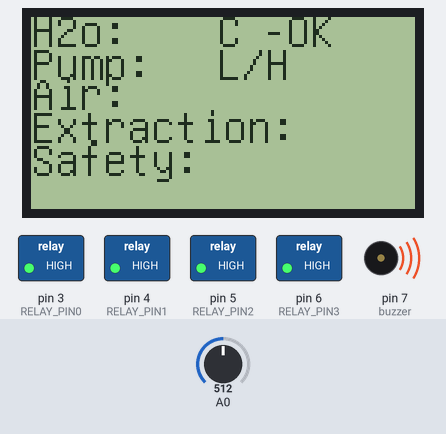
The sketch below on a simulated Arduino Uno, built with avr-gcc and run on an emulated ATmega328P. Shown: 128×64 one-colour display, switched loads named in the sketch (green lamp = pin HIGH), buzzer (waves = sounding). The inputs (shaded band) are chosen by the test bench; at power-on: A0 = 512. What the sketch prints to the serial monitor is not drawn.

Above: at 3.2 s.
3.3 s: A0 set to 505
At 4.0 s:
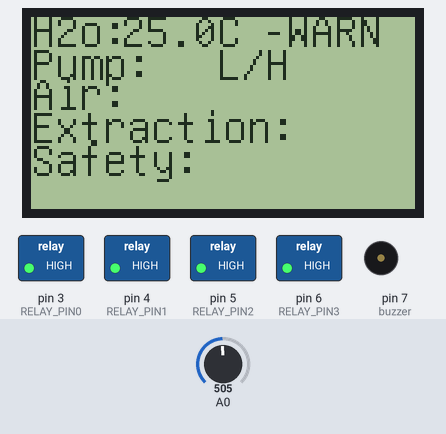
6.1 s: A0 set to 716
At 8.1 s:
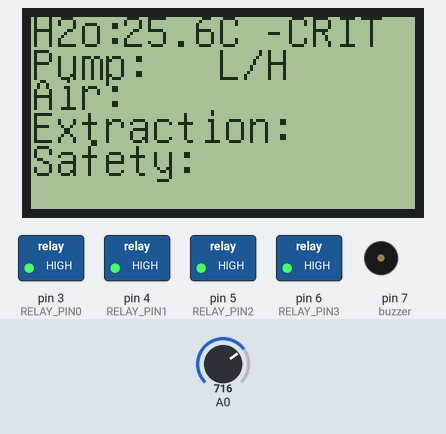
9.2 s: A0 set to 511
At 10.2 s:
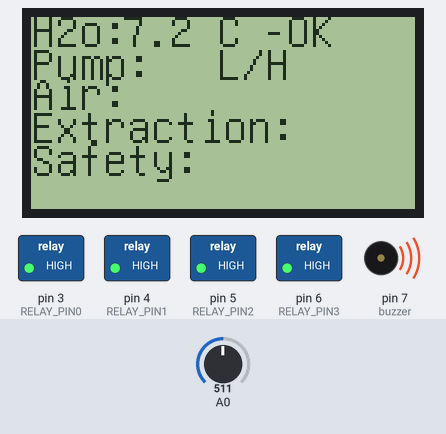
Timing chart, 0 to 23.1 s (numbered marks = the images above; inputs shaded):
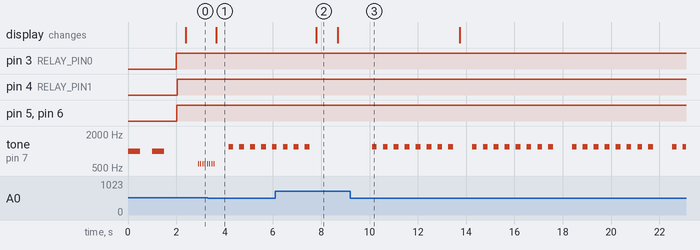

Measured:
- the behaviour switches between 512 and 511 on A0 (found by bisection; images 0 and 1)
- after the input at 6.1 s, tone on pin 7 (buzzer): goes on until 7.5 s, then stays silent
- after the input at 9.2 s, tone on pin 7 (buzzer): silent → 1200 Hz after 0.91 s, then repeats every 4.1 s: 7 × (silent 0.25 s, 1200 Hz 0.20 s), silent 0.78 s, 1200 Hz 0.20 s
- by itself, tone on pin 7 (buzzer): plays 600 Hz for 0.02 s, 600 Hz for 0.02 s, 600 Hz for 0.02 s, 1200 Hz for 0.20 s, 1200 Hz for 0.20 s, 1200 Hz for 0.20 s … (8 notes in this stretch)
- what the display in image 2 shows lasts 0.9 s, from 7.8 s to 8.7 s

The sketch:

LaserArduinoDisplay.ino
```cpp
#include "U8glib.h"
U8GLIB_ST7920_128X64_1X u8g(13,11,10);	// SPI Com: SCK = en = 18, MOSI = rw = 16, CS = di = 17
//These values are in the datasheet
#define RT0 10000   // Ω
#define B 3977      // K
//--------------------------------------
const int RELAY_PIN0 = 3;
const int RELAY_PIN1 = 4;
const int RELAY_PIN2 = 5;
const int RELAY_PIN3 = 6;
const int buzzer = 7;
#define VCC 5    //Supply voltage
#define R 10000  //R=10KΩ

//Variables
float RT, VR, ln, TX, T0, VRT;
int loopcheck = 0;
int loopcheckmax = 750;
unsigned int len;
unsigned char tcheck;
static char temp[15];


void setup(void) {
  // flip screen, if required
  Serial.begin(9600);
  u8g.setRot180();
  T0 = 25 + 273.15;
  pinMode(RELAY_PIN0, OUTPUT);
  pinMode(RELAY_PIN1, OUTPUT);
  pinMode(RELAY_PIN2, OUTPUT);
  pinMode(RELAY_PIN3, OUTPUT);
  //startup beep check
  tone(buzzer, 1000); // Send 1KHz sound signal...
  delay(500);        // ...for 1 sec
  noTone(buzzer);     // Stop sound...
  delay(500);
  tone(buzzer, 1000); // Send 1KHz sound signal...
  delay(500);        // ...for 1 sec
  noTone(buzzer);     // Stop sound...
  delay(500);
}

void loop(void) {
  // picture loop
  u8g.firstPage();
  do {
    draw();
  } while( u8g.nextPage() );

  // rebuild the picture after some delay
  //delay(50);

  VRT = analogRead(A0);              //Acquisition analog value of VRT
  VRT = (5.00 / 1023.00) * VRT;      //Conversion to voltage
  VR = VCC - VRT;
  RT = VRT / (VR / R);               //Resistance of RT
  ln = log(RT / RT0);
  TX = (1 / ((ln / B) + (1 / T0))); //Temperature from thermistor

  TX = TX - 273.15;                 //Conversion to Celsius
  dtostrf(TX, 3, 1, temp);
  Serial.println(TX);
  delay(500);


}


void airexcheck(void){
  //check to make sure air extract is on, if not alarm

}
void aircheck(void){
  //check to make sure air is on, if not alarm and do not allow to fire
  digitalWrite(RELAY_PIN2, HIGH);
}
void safetycheck(void){
  //chcek to make sure all interlocks are in closed state
    //u8g.drawStr(70, 10, "test" );
    digitalWrite(RELAY_PIN1, HIGH);
}
void tempcheck(void){
  //check to make sure water temp is in range, if not alarm and do not allow to fire
    //u8g.drawStr(70, 10, "test" );
    digitalWrite(RELAY_PIN0, HIGH);
    int inttx = TX;
    Serial.println("inttx");
    Serial.println(inttx);


    if(inttx <=23)
    {
      u8g.drawStr(77, 10, "-OK" );
    }
    if(inttx ==24)
    {
      u8g.drawStr(77, 10, "-WARN" );
     tone(buzzer, 600); // Send 1KHz sound signal...
      delay(20);
      noTone(buzzer);     // Stop sound...
      delay(20);
    }
    if(inttx >=25)
    {

      tone(buzzer, 1200); // Send 1KHz sound signal...
      delay(200);
      noTone(buzzer);     // Stop sound...
      delay(200);
      loopcheck ++;
      Serial.println("lc");
      Serial.println(loopcheck);
      //if degrees are over set range for aproximately 5 minutes turn off relay to cease laser fire

      if (loopcheck >= loopcheckmax)
      {
        Serial.println("loop hit set rlow");
        digitalWrite(RELAY_PIN0, LOW);
      }
      u8g.drawStr(77, 10, "-CRIT" );
    }
    // if able to cool down below set amount, will clear time/count check else if it hovers between max and slightly under will continue to count up till cutoff
    if (inttx >= 22 && inttx <23)
    {

      digitalWrite(RELAY_PIN0, HIGH);
      Serial.println("lc cleared");
      loopcheck = 0;
    }

}
void pumpcheck(void){
   digitalWrite(RELAY_PIN3, HIGH);
  //check to make sure water is flowing, if not alarm
}

void draw(void) {
  // graphic commands to redraw the complete screen should be placed here
  u8g.setFont(u8g_font_unifont);
  //u8g.setFont(u8g_font_osb21);
  u8g.drawStr( 0, 10, "H2o:");
  u8g.drawStr(30, 10, temp );
  u8g.drawStr(62, 10, "C" );
  tempcheck();
  u8g.drawStr( 0, 21, "Pump:");
  u8g.drawStr(62, 21, "L/H" );
  pumpcheck();
  u8g.drawStr( 0, 31, "Air:");
  aircheck();
  u8g.drawStr( 0, 42, "Extraction:");
  airexcheck();
  u8g.drawStr( 0, 53, "Safety:");
  safetycheck();
}
```
